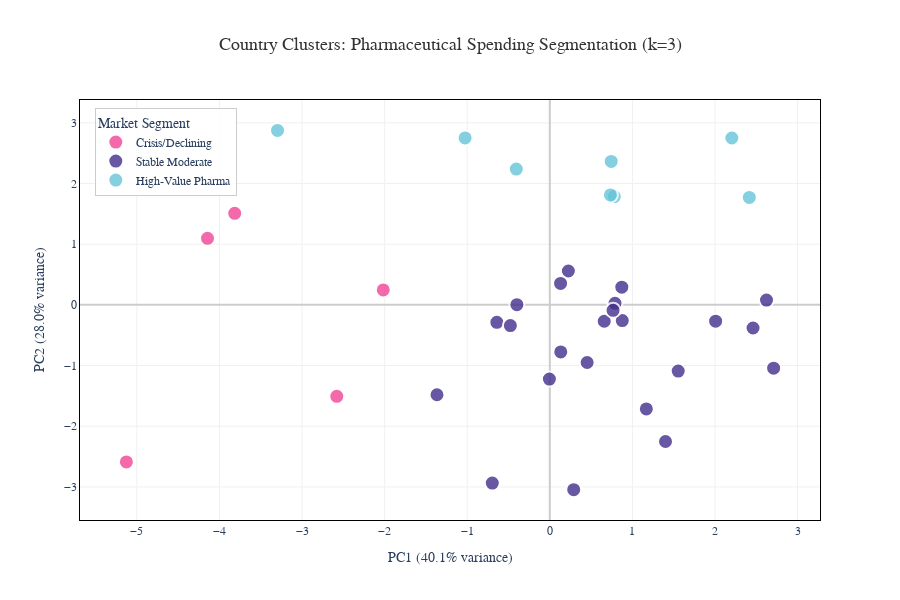

Notebook code for this chart:
### Markdown cell above
### Cluster Visualization

### Code cell
# Interactive Cluster Visualization (Fixed)
# ==================================================

# Apply PCA
pca = PCA(n_components=2, random_state=42)
X_pca = pca.fit_transform(X_scaled)

# Get countries from df_results (not from undefined 'countries' variable)
countries_list = df_results['COUNTRY'].values

# Create dataframe for plotting
plot_df = pd.DataFrame({
    'PC1': X_pca[:, 0],
    'PC2': X_pca[:, 1],
    'Country_Code': countries_list,
    'Cluster': df_results['Cluster_k3'].values,
    'Cluster_Name': [cluster_names[c] for c in df_results['Cluster_k3'].values]
})

# Add full country names
country_names = {
    'AUS': 'Australia', 'AUT': 'Austria', 'BEL': 'Belgium', 'CAN': 'Canada',
    'CHE': 'Switzerland', 'CRI': 'Costa Rica', 'CYP': 'Cyprus', 'CZE': 'Czech Republic',
    'DEU': 'Germany', 'DNK': 'Denmark', 'ESP': 'Spain', 'EST': 'Estonia',
    'FIN': 'Finland', 'FRA': 'France', 'GBR': 'United Kingdom', 'GRC': 'Greece',
    'HRV': 'Croatia', 'HUN': 'Hungary', 'IRL': 'Ireland', 'ISL': 'Iceland',
    'ISR': 'Israel', 'ITA': 'Italy', 'JPN': 'Japan', 'KOR': 'South Korea',
    'LTU': 'Lithuania', 'LUX': 'Luxembourg', 'LVA': 'Latvia', 'MEX': 'Mexico',
    'NLD': 'Netherlands', 'NOR': 'Norway', 'NZL': 'New Zealand', 'POL': 'Poland',
    'PRT': 'Portugal', 'ROU': 'Romania', 'SVK': 'Slovakia', 'SVN': 'Slovenia',
    'SWE': 'Sweden', 'TUR': 'Turkey', 'USA': 'United States'
}

plot_df['Country_Name'] = plot_df['Country_Code'].map(country_names)

# Add metrics for hover
plot_df['Spending_USD'] = plot_df['Country_Code'].map(
    df_results.set_index('COUNTRY')['USD_CAP_avg']
).round(0)
plot_df['Pharma_Pct'] = plot_df['Country_Code'].map(
    df_results.set_index('COUNTRY')['PC_HEALTHXP_avg']
).round(1)
plot_df['Growth_Pct'] = plot_df['Country_Code'].map(
    df_results.set_index('COUNTRY')['USD_CAP_growth']
).round(2)

# Custom colors
colors = {
    0: '#F24495',  # Pink - Crisis/Declining
    1: '#432E8C',  # Purple - Stable Moderate
    2: '#66C4D9'   # Blue - High-Value Pharma
}

# Create interactive plot
fig = go.Figure()

for cluster in sorted(plot_df['Cluster'].unique()):
    cluster_data = plot_df[plot_df['Cluster'] == cluster]
    
    fig.add_trace(go.Scatter(
        x=cluster_data['PC1'],
        y=cluster_data['PC2'],
        mode='markers',
        name=f'{cluster_names[cluster]}',
        marker=dict(
            size=15,
            color=colors[cluster],
            line=dict(width=2, color='white'),
            opacity=0.8
        ),
        text=cluster_data['Country_Name'],
        customdata=cluster_data[['Country_Code', 'Spending_USD', 'Pharma_Pct', 'Growth_Pct']],
        hovertemplate='<b>%{text}</b><br>' +
                      'Code: %{customdata[0]}<br>' +
                      'Spending: $%{customdata[1]:,.0f}/capita<br>' +
                      'Pharma Share: %{customdata[2]:.1f}%<br>' +
                      'Growth: %{customdata[3]:.2f}%/year<br>' +
                      '<extra></extra>'
    ))

# Update layout
fig.update_layout(
    title={
        'text': 'Country Clusters: Pharmaceutical Spending Segmentation (k=3)',
        'x': 0.5,
        'xanchor': 'center',
        'font': {'size': 18, 'family': 'Arial, sans-serif', 'color': '#333'}
    },
    xaxis_title=f'PC1 ({pca.explained_variance_ratio_[0]*100:.1f}% variance)',
    yaxis_title=f'PC2 ({pca.explained_variance_ratio_[1]*100:.1f}% variance)',
    width=900,
    height=600,
    hovermode='closest',
    plot_bgcolor='white',
    paper_bgcolor='white',
    font=dict(size=12, family='Arial, sans-serif'),
    legend=dict(
        title=dict(text='Market Segment', font=dict(size=14, family='Arial, sans-serif')),
        x=0.02,
        y=0.98,
        bgcolor='rgba(255, 255, 255, 0.9)',
        bordercolor='#ccc',
        borderwidth=1
    ),
    # Add frame/border
    xaxis=dict(
        showline=True,      # Show x-axis line
        linewidth=1,        # Border thickness
        linecolor='black',  # Border color
        mirror=True         # Show line on top too
    ),
    yaxis=dict(
        showline=True,      # Show y-axis line
        linewidth=1,        # Border thickness
        linecolor='black',  # Border color
        mirror=True         # Show line on right too
    )
)

fig.update_xaxes(showgrid=True, gridwidth=1, gridcolor='#f0f0f0', zeroline=True, zerolinewidth=2, zerolinecolor='#ccc')
fig.update_yaxes(showgrid=True, gridwidth=1, gridcolor='#f0f0f0', zeroline=True, zerolinewidth=2, zerolinecolor='#ccc')

fig.show()

print(f"\n✓ Interactive visualization created")

### Figure 1 — Plotly figure (JSON) as saved in the notebook; plotly's stock layout.template omitted (floating-point values rounded to 4 significant figures)
{"data": [{"customdata": [["CRI", 163, 12, -3.04], ["HRV", 390, 23.3, 0.03], ["HUN", 577, 29.5, 0.13], ["IRL", 581, 12.7, 0.44], ["SVK", 539, 26.2, -1.3]], "hovertemplate": "<b>%{text}</b><br>Code: %{customdata[0]}<br>Spending: $%{customdata[1]:,.0f}/capita<br>Pharma Share: %{customdata[2]:.1f}%<br>Growth: %{customdata[3]:.2f}%/year<br><extra></extra>", "marker": {"color": "#F24495", "line": {"color": "white", "width": 2}, "opacity": 0.8, "size": 15}, "mode": "markers", "name": "Crisis/Declining", "text": ["Costa Rica", "Croatia", "Hungary", "Ireland", "Slovakia"], "type": "scatter", "x": [-5.127, -4.145, -3.815, -2.579, -2.016], "y": [-2.589, 1.097, 1.509, -1.508, 0.2456]}, {"customdata": [["AUS", 611, 13.1, 1.73], ["AUT", 615, 12.1, 3.24], ["BEL", 583, 12.1, 1.23], ["CAN", 800, 16.5, 1.15], ["CHE", 650, 10.4, 3.9], ["CYP", 391, 16.8, 3.53], ["CZE", 489, 17.7, 3.22], ["DNK", 331, 6.8, 1.42], ["ESP", 485, 15.6, 2.56], ["EST", 358, 17.8, 4.71], ["FIN", 501, 12.2, 2.65], ["FRA", 681, 14.2, 1.99], ["ISL", 482, 12.6, 0.25], ["ISR", 330, 13.4, 5.47], ["ITA", 578, 17.6, 1.6], ["LUX", 556, 11.3, 4.01], ["MEX", 240, 22.6, 2.79], ["NLD", 398, 7.7, 0], ["NOR", 441, 7.5, 1.95], ["POL", 398, 21.2, 2.5], ["PRT", 442, 15.9, 1.72], ["SVN", 512, 18.6, 2.87], ["SWE", 507, 10, 1.91]], "hovertemplate": "<b>%{text}</b><br>Code: %{customdata[0]}<br>Spending: $%{customdata[1]:,.0f}/capita<br>Pharma Share: %{customdata[2]:.1f}%<br>Growth: %{customdata[3]:.2f}%/year<br><extra></extra>", "marker": {"color": "#432E8C", "line": {"color": "white", "width": 2}, "opacity": 0.8, "size": 15}, "mode": "markers", "name": "Stable Moderate", "text": ["Australia", "Austria", "Belgium", "Canada", "Switzerland", "Cyprus", "Czech Republic", "Denmark", "Spain", "Estonia", "Finland", "France", "Iceland", "Israel", "Italy", "Luxembourg", "Mexico", "Netherlands", "Norway", "Poland", "Portugal", "Slovenia", "Sweden"], "type": "scatter", "x": [0.1325, 2.008, -0.004951, 0.2248, 2.624, 0.7894, -0.3988, 0.2893, 0.8776, 0.6589, 1.555, 0.766, -1.366, 2.461, 0.8717, 2.71, 0.452, -0.6964, 1.401, -0.6414, -0.4775, 0.1302, 1.169], "y": [-0.7753, -0.2679, -1.223, 0.5579, 0.07885, 0.02494, 0.003969, -3.045, -0.2593, -0.2702, -1.091, -0.09021, -1.482, -0.381, 0.2917, -1.044, -0.9502, -2.937, -2.252, -0.2879, -0.3417, 0.3531, -1.716]}, {"customdata": [["DEU", 791, 14.1, 4.24], ["GRC", 638, 28.5, 0.63], ["JPN", 818, 18.9, 1.87], ["KOR", 555, 21.5, 4.71], ["LTU", 518, 25.5, 5.43], ["LVA", 403, 26.1, 6.84], ["ROU", 393, 31.5, 5.27], ["USA", 1156, 12.1, 3.04]], "hovertemplate": "<b>%{text}</b><br>Code: %{customdata[0]}<br>Spending: $%{customdata[1]:,.0f}/capita<br>Pharma Share: %{customdata[2]:.1f}%<br>Growth: %{customdata[3]:.2f}%/year<br><extra></extra>", "marker": {"color": "#66C4D9", "line": {"color": "white", "width": 2}, "opacity": 0.8, "size": 15}, "mode": "markers", "name": "High-Value Pharma", "text": ["Germany", "Greece", "Japan", "South Korea", "Lithuania", "Latvia", "Romania", "United States"], "type": "scatter", "x": [2.416, -1.026, 0.7806, 0.7337, -0.4059, 0.7436, -3.297, 2.204], "y": [1.771, 2.751, 1.785, 1.812, 2.239, 2.364, 2.876, 2.751]}], "layout": {"font": {"family": "Arial, sans-serif", "size": 12}, "height": 600, "hovermode": "closest", "legend": {"bgcolor": "rgba(255, 255, 255, 0.9)", "bordercolor": "#ccc", "borderwidth": 1, "title": {"font": {"family": "Arial, sans-serif", "size": 14}, "text": "Market Segment"}, "x": 0.02, "y": 0.98}, "paper_bgcolor": "white", "plot_bgcolor": "white", "title": {"font": {"color": "#333", "family": "Arial, sans-serif", "size": 18}, "text": "Country Clusters: Pharmaceutical Spending Segmentation (k=3)", "x": 0.5, "xanchor": "center"}, "width": 900, "xaxis": {"gridcolor": "#f0f0f0", "gridwidth": 1, "linecolor": "black", "linewidth": 1, "mirror": true, "showgrid": true, "showline": true, "title": {"text": "PC1 (40.1% variance)"}, "zeroline": true, "zerolinecolor": "#ccc", "zerolinewidth": 2}, "yaxis": {"gridcolor": "#f0f0f0", "gridwidth": 1, "linecolor": "black", "linewidth": 1, "mirror": true, "showgrid": true, "showline": true, "title": {"text": "PC2 (28.0% variance)"}, "zeroline": true, "zerolinecolor": "#ccc", "zerolinewidth": 2}}}
